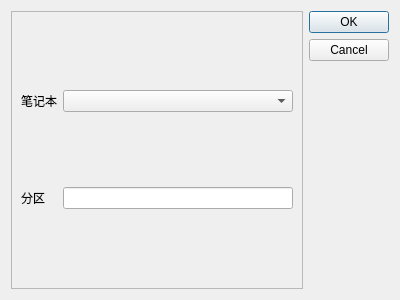
<?xml version="1.0" encoding="UTF-8"?>
<ui version="4.0">
 <class>Dialog</class>
 <widget class="QDialog" name="Dialog">
  <property name="geometry">
   <rect>
    <x>0</x>
    <y>0</y>
    <width>400</width>
    <height>300</height>
   </rect>
  </property>
  <property name="windowTitle">
   <string>新分区</string>
  </property>
  <property name="windowIcon">
   <iconset>
    <normaloff>resource/文件.png</normaloff>resource/文件.png</iconset>
  </property>
  <layout class="QGridLayout" name="gridLayout_2">
   <item row="0" column="2">
    <widget class="QDialogButtonBox" name="buttonBox">
     <property name="orientation">
      <enum>Qt::Vertical</enum>
     </property>
     <property name="standardButtons">
      <set>QDialogButtonBox::Cancel|QDialogButtonBox::Ok</set>
     </property>
    </widget>
   </item>
   <item row="0" column="1">
    <widget class="QFrame" name="frame">
     <property name="frameShape">
      <enum>QFrame::StyledPanel</enum>
     </property>
     <property name="frameShadow">
      <enum>QFrame::Raised</enum>
     </property>
     <layout class="QGridLayout" name="gridLayout">
      <item row="0" column="0">
       <widget class="QLabel" name="label">
        <property name="text">
         <string>笔记本</string>
        </property>
       </widget>
      </item>
      <item row="0" column="2">
       <widget class="QComboBox" name="comboBox"/>
      </item>
      <item row="1" column="0">
       <widget class="QLabel" name="label_2">
        <property name="text">
         <string>分区</string>
        </property>
       </widget>
      </item>
      <item row="1" column="2">
       <widget class="QLineEdit" name="lineEdit"/>
      </item>
     </layout>
    </widget>
   </item>
  </layout>
 </widget>
 <resources/>
 <connections>
  <connection>
   <sender>buttonBox</sender>
   <signal>accepted()</signal>
   <receiver>Dialog</receiver>
   <slot>accept()</slot>
   <hints>
    <hint type="sourcelabel">
     <x>248</x>
     <y>254</y>
    </hint>
    <hint type="destinationlabel">
     <x>157</x>
     <y>274</y>
    </hint>
   </hints>
  </connection>
  <connection>
   <sender>buttonBox</sender>
   <signal>rejected()</signal>
   <receiver>Dialog</receiver>
   <slot>reject()</slot>
   <hints>
    <hint type="sourcelabel">
     <x>316</x>
     <y>260</y>
    </hint>
    <hint type="destinationlabel">
     <x>286</x>
     <y>274</y>
    </hint>
   </hints>
  </connection>
 </connections>
</ui>
